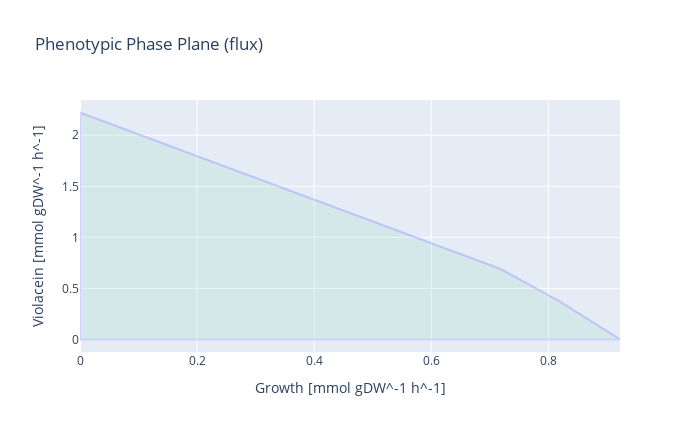

Write notebook code for a chart like this one.
### Code cell
with model_LB_vio_fad:
    model_LB_vio_fad.reactions.EX_o2_e.lower_bound = -100
    result = phenotypic_phase_plane(model_LB_vio_fad, 
                                variables=[model_LB_vio_fad.reactions.Growth],
                                objective=model_LB_vio_fad.reactions.Violacein,
                                points=10)
    result.plot(plotter)

### Figure 1 — Plotly figure (JSON) as saved in the notebook; plotly's stock layout.template omitted (floating-point values rounded to 4 significant figures)
{"data": [{"fill": "toself", "fillcolor": "#B3E2CD", "hoverinfo": "none", "marker": {"line": {"color": "#B3E2CD"}, "opacity": 0.3}, "mode": "lines", "name": "WT", "opacity": 0.3, "type": "scatter", "x": [0, 0.1025, 0.2049, 0.3074, 0.4099, 0.5123, 0.6148, 0.7173, 0.8197, 0.9222, 0.9222, 0.8197, 0.7173, 0.6148, 0.5123, 0.4099, 0.3074, 0.2049, 0.1025, 0, 0, 0], "y": [0, 0, 0, 0, 0, 0, 0, 0, 0, -1.943e-16, 1.111e-13, 0.3704, 0.6922, 0.9108, 1.129, 1.348, 1.567, 1.785, 2.004, 2.222, 0, 2.222]}], "layout": {"height": 432, "title": {"text": "Phenotypic Phase Plane (flux)"}, "width": 700, "xaxis": {"autorange": true, "range": [0, 0.9222], "title": {"text": "Growth [mmol gDW^-1 h^-1]"}, "type": "linear"}, "yaxis": {"autorange": true, "range": [-0.1235, 2.346], "title": {"text": "Violacein [mmol gDW^-1 h^-1]"}, "type": "linear"}}}
